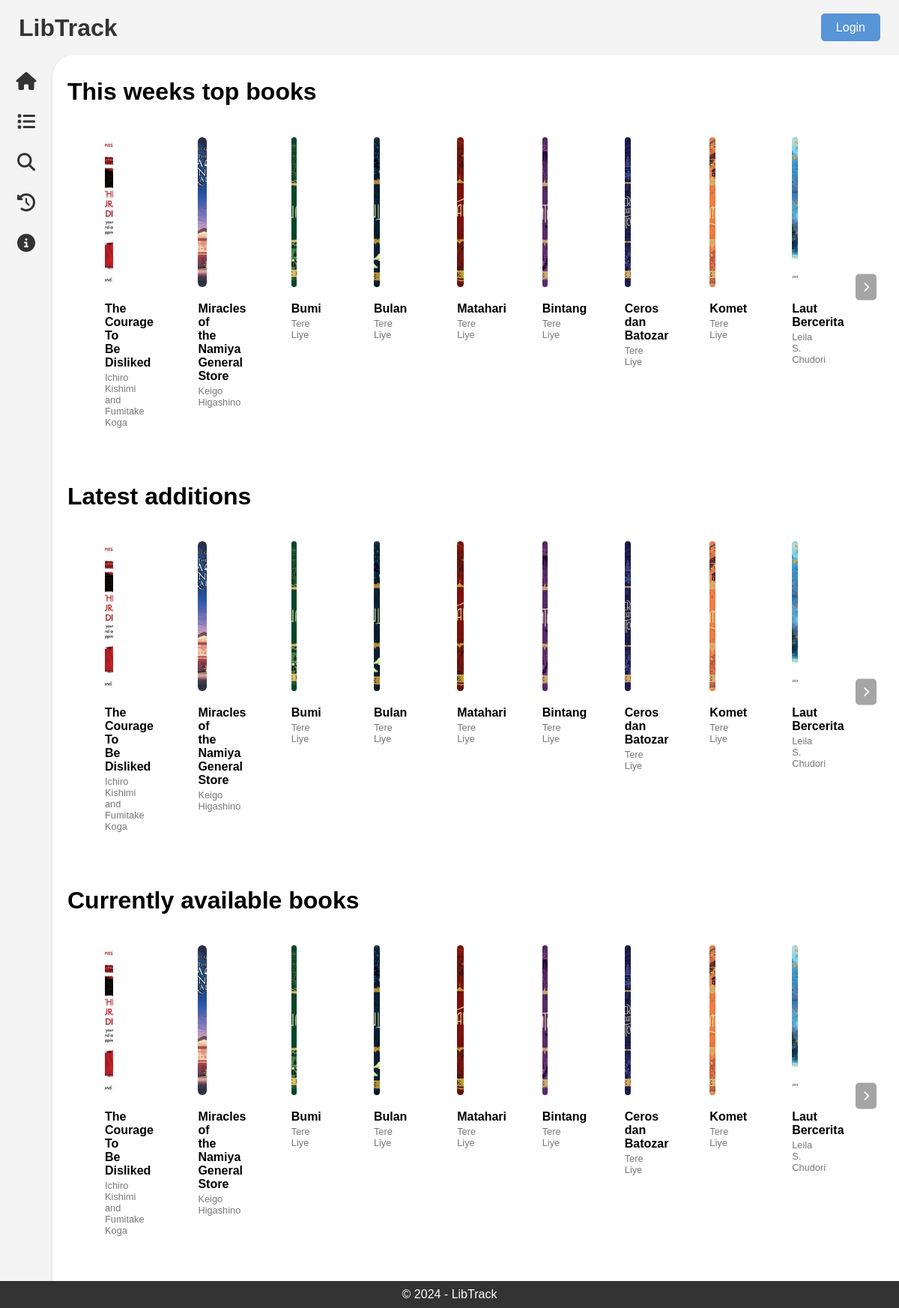
The page /views/index.php on the database its author committed.
### tables this page shows
CREATE TABLE `books` (
  `id` int(11) NOT NULL,
  `isbn` bigint(100) NOT NULL,
  `img` varchar(100) NOT NULL,
  `title` varchar(50) NOT NULL,
  `author` varchar(50) NOT NULL,
  `description` varchar(2000) DEFAULT NULL,
  `stock` int(4) NOT NULL,
  `category` varchar(20) NOT NULL
);

### views/index.php (the view, shortened to what this page needs)
<!DOCTYPE html>
<html lang="en">
<head>
    <link rel="stylesheet" href="../public/css/style.css">
    <link rel="stylesheet" href="https://cdnjs.cloudflare.com/ajax/libs/font-awesome/6.4.0/css/all.min.css">
</head>
<body>
    <?php include "../includes/header.php" ?>
    <div class="container">
        <aside class="sidebar">
            <?php include '../includes/sidebar.php'; ?>
        </aside>
        <main class="main-content">
            <h1>This weeks top books</h1>
            <div class="top-choices-container" id="top-books">
                <div class="top-choices">
                    <?php
                    $query = "SELECT id, title, img, author FROM books";
                    $result = mysqli_query($conn, $query);
                    if (mysqli_num_rows($result) > 0) {
                        while ($row = mysqli_fetch_assoc($result)) {
                            echo '<a href="book.php?id=' . $row['id'] . '" class="book-link">';
                            echo '<div class="choice">';
                            echo '<img src="../' . $row['img'] . '" alt="' . $row['title'] . '">';
                            echo '<h3 class="title">' . $row['title'] . '</h3>';
                            echo '<p class="author">' . $row['author'] . '</p>';
                            echo '</div>';
                            echo '</a>';
                        }
                    } else {
                        echo "No books found.";
                    }
                    ?>
                </div>
                <button class="scroll-btn right"><i class="fas fa-chevron-right"></i></button>
            </div>
            <h1>Latest additions</h1>
            <div class="top-choices-container" id="latest-additions">
                <div class="top-choices">
                    <?php
                    $query = "SELECT id, title, img, author FROM books";
                    $result = mysqli_query($conn, $query);
                    if (mysqli_num_rows($result) > 0) {
                        while ($row = mysqli_fetch_assoc($result)) {
                            echo '<a href="book.php?id=' . $row['id'] . '" class="book-link">';
                            echo '<div class="choice">';
                            echo '<img src="../' . $row['img'] . '" alt="' . $row['title'] . '">';
                            echo '<h3 class="title">' . $row['title'] . '</h3>';
                            echo '<p class="author">' . $row['author'] . '</p>';
                            echo '</div>';
                            echo '</a>';
                        }
                    } else {
                        echo "No books found.";
                    }
                    ?>
                </div>
                <button class="scroll-btn right"><i class="fas fa-chevron-right"></i></button>
            </div>
            <h1>Currently available books</h1>
            <div class="top-choices-container" id="available-books">
                <div class="top-choices">
                    <?php
                    $query = "SELECT id, title, img, author FROM books";
                    $result = mysqli_query($conn, $query);
                    if (mysqli_num_rows($result) > 0) {
                        while ($row = mysqli_fetch_assoc($result)) {
                            echo '<a href="book.php?id=' . $row['id'] . '" class="book-link">';
                            echo '<div class="choice">';
                            echo '<img src="../' . $row['img'] . '" alt="' . $row['title'] . '">';
                            echo '<h3 class="title">' . $row['title'] . '</h3>';
                            echo '<p class="author">' . $row['author'] . '</p>';
                            echo '</div>';
                            echo '</a>';
                        }
                    } else {
                        echo "No books found.";
                    }
                    ?>
                </div>
                <button class="scroll-btn right"><i class="fas fa-chevron-right"></i></button>
            </div>
        </main>
    </div>
    <footer>
        <p class="copyright">&copy; 2024 - LibTrack</p>
    </footer>
</body>

### includes/header.php
<header>
    <a>
        <h1>LibTrack</h1>
    </a>
    <div class="auth-buttons">
        <?php if (isset($_SESSION['user_id']) && $_SESSION['role'] === 'admin'): ?>
            <a href="../op/index.php" class="button"><span>Dashboard</span></a>
        <?php elseif (isset($_SESSION['user_id'])): ?>
            <a href="../configs/logout.php" class="button"><span>Logout</span></a>
        <?php else : ?>
        <a href="../login.php" class="button"><span>Login</span></a>
        <?php endif; ?>
    </div>
</header>

### includes/sidebar.php (shortened to what this page needs)
<nav>
    <ul>
        <li><a href="#" data-page="index" class="nav-link"><i class="fas fa-home"></i><span>Home</span></a></li>
        <li><a href="?page=category" data-page="category" class="nav-link"><i class="fa-solid fa-list"></i><span>Category</span></a></li>
        <li><a href="?page=search" data-page="search" class="nav-link"><i class="fa-solid fa-magnifying-glass"></i><span>Search</span></a></li>
        <li><a href="#" data-page="history" class="nav-link"><i class="fa-solid fa-clock-rotate-left"></i><span>Borrow</span></a></li>
        <li><a href="#" data-page="about" class="nav-link"><i class="fas fa-info-circle"></i><span>About</span></a></li>
    </ul>
</nav>

### public/css/style.css (style rules this page uses)
body { font-family: Arial, Helvetica, sans-serif; margin: 0; padding: 0; display: flex; overflow: hidden; flex-direction: column; height: 100vh; }
header { background-color: #f4f4f4; color: #333; display: flex; justify-content: space-between; align-items: center; padding: 17px 25px; margin-bottom: 0; position: fixed; top: 0; left: 0; right: 0; height: 40px; z-index: 1000; }
header h1 { margin: 0; padding: 0; }
.button { background-color: #5895d7; color: white; padding: 10px 20px; text-decoration: none; border-radius: 5px; transition: background-color 0.3s ease; }
body { background-color: #f4f4f4; }
.container { display: flex; flex-direction: row; flex: 1; background-color: #f4f4f4; display: flex; height: calc(100vh - 60px); }
.main-content { margin-left: 70px; margin-top: 73px; flex: 1; overflow-y: auto; height: calc(100vh - 60px); transition: margin-left 0.3s ease; }
aside { position: fixed; top: 40px; left: 0; bottom: 0; width: 50px; overflow-y: 0; background-color: #f4f4f4; padding: 30px 0px 10px 10px; transition: width 0.3s ease; overflow: hidden; }
main { flex: 1; padding: 10px 20px 0 20px; background-color: #ffffff; border-top-left-radius: 30px; margin: 10px 0 0 10px; box-shadow: 0 2px 5px rgba(0, 0, 0, 0.1); }
nav ul { padding: 0; }
nav ul li { margin: 10px 0; white-space: nowrap; overflow: hidden; }
nav ul li a { text-decoration: none; color: #333; display: flex; align-items: center; padding: 10px 5px; transition: background-color 0.3s ease; border-radius: 10px; }
nav ul li a i { min-width: 40px; text-align: center; font-size: 1.5em; }
footer { background-color: #333; color: #fff; text-align: center; padding: 1px; position: fixed; bottom: 0; left: 0; right: 0; }
.copyright { display: block; margin-block-start: 0.5em; margin-block-end: 0.5em; margin-inline-start: 0px; margin-inline-end: 0px; unicode-bidi: isolate; }
.top-choices-container { position: relative; overflow: hidden; padding: 0 40px; margin-bottom: 40px; }
.top-choices { display: flex; overflow-x: auto; scroll-behavior: smooth; -ms-overflow-style: none; scrollbar-width: none; -ms-overflow-style: none; transition: transform 0.3s ease-out; gap: 30px; }
.choice { flex: 0 0 auto; width: calc(20% - 16px); max-width: 160px; }
.choice img { width: 100%; height: 200px; object-fit: cover; object-position: center; transition: opacity 0.3s ease-out; border-radius: 10px; }
.choice { width: 150px; margin: 0 10px; }
.top-choices { display: flex; gap: 20px; overflow-x: auto; padding: 20px 0; }
.scroll-btn { position: absolute; top: 50%; transform: translateY(-50%); background-color: rgba(0, 0, 0, 0.5); color: white; border: none; padding: 10px; cursor: pointer; z-index: 10; opacity: 0.7; transition: opacity 0.3s ease; border-radius: 5px; }
.title { font-size: 1em; margin-bottom: 0; }
.author { font-size: 0.8em; margin-top: 3px; color: #777; }
.scroll-btn.right { right: 10px; }
@media screen and (max-width: 1200px) { .choice { width: calc(25% - 15px); } }
.book-link { text-decoration: none; color: inherit; display: block; }

### rows shown on the page
books: img (picture), title "The Courage To Be Disliked", author "Ichiro Kishimi and Fumitake Koga"
books: img (picture), title "Miracles of the Namiya General Store", author "Keigo Higashino"
books: img (picture), title "Bumi", author "Tere Liye"
books: img (picture), title "Bulan", author "Tere Liye"
books: img (picture), title "Matahari", author "Tere Liye"
books: img (picture), title "Bintang", author "Tere Liye"
books: img (picture), title "Ceros dan Batozar", author "Tere Liye"
books: img (picture), title "Komet", author "Tere Liye"
books: img (picture), title "Laut Bercerita", author "Leila S. Chudori"
